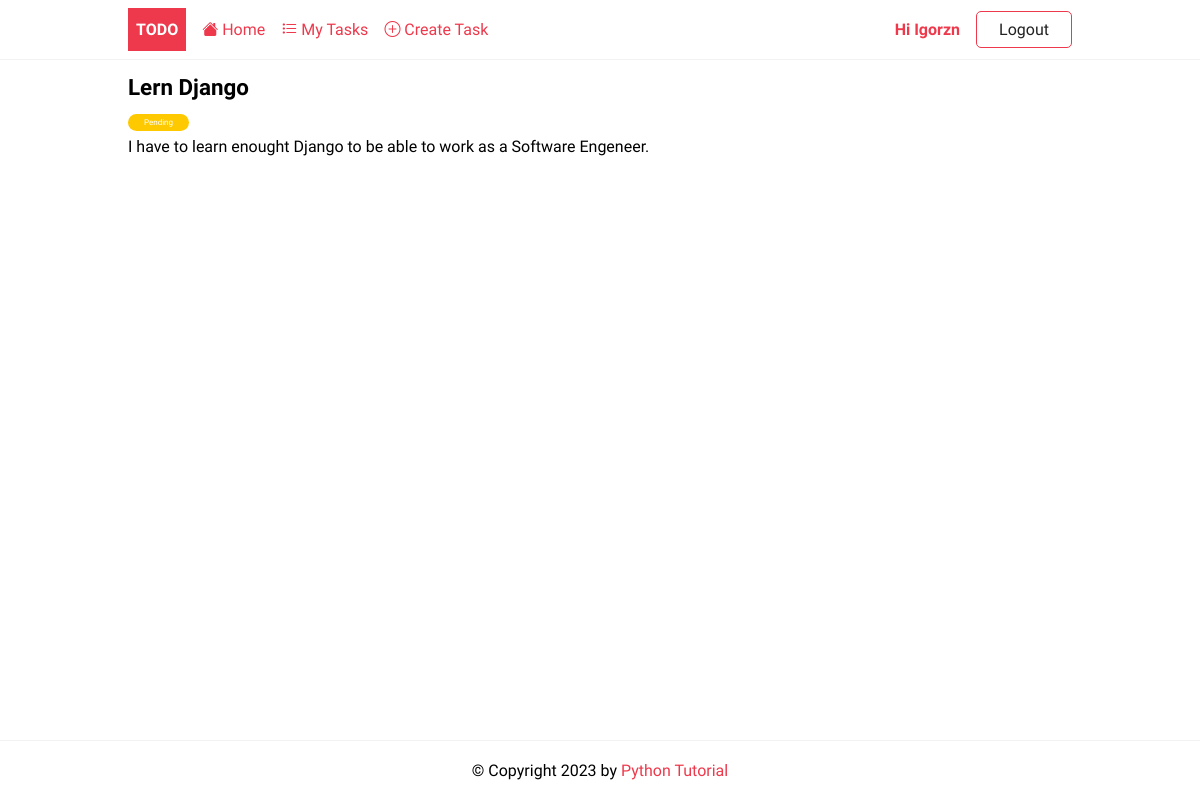
The page /tasks/1 (signed in) on the database its author committed.
### todo/models.py (models this page shows, shortened)
class Task(models.Model):
    title = models.CharField(max_length=255)
    description = models.TextField(null=True, blank=True)
    completed = models.BooleanField(default=False)
    created_at = models.DateTimeField(auto_now_add=True)
    user = models.ForeignKey(User, on_delete=models.CASCADE, null=True, blank=True)
    class Meta:
        ordering = ['completed']

### todo/views.py (the view)
# urls.py: path('<int:pk>', TaskDetailView.as_view(), name='task'),
class TaskDetailView(LoginRequiredMixin, DetailView):
    model = Task
    context_object_name = 'task'
    template_name = 'app/task_detail.html'
    def get_queryset(self):
        base_qs = super(TaskDetailView, self).get_queryset()
        return base_qs.filter(user=self.request.user)

### templates/app/task_detail.html (shortened to what this page needs)
{% extends 'base.html' %}
{% block content %}
    <article class="task">
        <header>
            <h2>{{ task.title }}</h2>
            <span class="badge {% if task.completed %}badge-completed{% else %}badge-pending{% endif %}">
			{% if task.completed %} Completed {% else %} Pending {% endif %}
		</span>
        </header>
        <p>{{ task.description }}</p>
    </article>
{% endblock content %}

### templates/base.html (shortened to what this page needs)
{% load static %}
<!DOCTYPE html>
<html lang="en">
<head>
    <link rel="stylesheet" href="{% static 'css/style.css' %}"/>
</head>
<body>
<header class="header">
    <div class="container">
        <a href="{% url 'home' %}" class="logo">Todo</a>
        <nav class="nav">
            <a href="{% url 'home' %}"><i class="bi bi-house-fill"></i> Home</a>
            {% if request.user.is_authenticated %}
                <a href="{% url 'tasks' %}"><i class="bi bi-list-task"></i> My Tasks</a>
                <a href="{% url 'task-create' %}"><i class="bi bi-plus-circle"></i> Create Task</a>
                <a href="{% url 'profile' %}" title="Update my profile">Hi {{request.user | title}}</a>
                <a href="{% url 'logout' %}" class="btn btn-outline">Logout</a>
            {% else %}
                <a href="{% url 'login' %}" class="btn btn-outline">Login</a>
                <a href="{% url 'register' %}" class="btn btn-primary">Join Now</a>
            {% endif %}
        </nav>
    </div>
</header>
<main>
    <div class="container">
        {% block content %} {% endblock %}
    </div>
</main>
<footer class="footer">
    <div class="container">
        <p>&copy; Copyright {% now "Y" %} by <a href="https://www.pythontutorial.net">Python Tutorial</a></p>
    </div>
</footer>
</body>
</html>

### static/css/style.css (style rules this page uses)
:root { --color-primary: #ee394c; --color-secondary: #86b7fe; --color-light: #f2f2f2; --color-gray: #ced4da; --color-dark: #212121; --color-white: #ffffff; --color-error: #e2442f; --color-warning: #ffc900; --color-info: #02a2b9; --color-success: #1ba345; --color-input: #00d1b2; --border-radius: 5px; }
* { margin: 0; padding: 0; box-sizing: border-box; text-rendering: optimizeLegibility; }
html, body { height: 100%; }
body { font-family: 'Dosis', sans-serif; font-size: 1rem; line-height: 1.7; display: flex; flex-direction: column; }
h2 { font-size: 1.4rem; }
a { color: var(--color-primary); text-decoration: none; }
.container { max-width: 960px; margin: 0 auto; padding: 0.5rem; }
.header { border-bottom: solid 1px var(--color-light); }
.header .container { display: flex; align-items: center; gap:1rem; }
.nav { display:flex; gap:1rem; align-items: center; justify-content: center; flex-basis: 100%; }
.nav a:nth-last-child(2) { margin-left: auto; font-weight: bold; }
.logo { padding: 0.5rem; background-color: var(--color-primary); text-decoration: none; color: var(--color-white); font-weight: bold; text-transform: uppercase; }
.task { margin-bottom: auto; }
.badge { font-size: 0.5rem; padding: 0.25rem 1rem; color: var(--color-white); border-radius: 2rem; align-self: flex-start; }
.badge-pending { background-color: var(--color-warning); }
.footer p { text-align: center; }
.footer { margin-top: auto; padding: 0.5rem 0; border-top: solid 1px var(--color-light); }
.btn { padding: 0.25rem 0.75rem; border-radius: var(--border-radius); background-color: var(--color-white); border: solid 1px var(--color-white); color: var(--color-dark); cursor: pointer; text-decoration: none; font-size: 1rem; min-width: 6rem; text-align: center; }
.btn-outline { border: solid 1px var(--color-primary); }

### rows shown on the page
Task: title "Lern Django", description "I have to learn enought Django to be able to work as a Software Engeneer."

### other values the page prints
{{ request.user | title }} "Igorzn"
